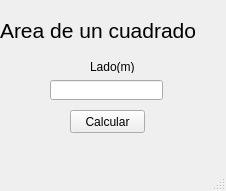
<?xml version="1.0" encoding="UTF-8"?>
<ui version="4.0">
 <class>MainWindow</class>
 <widget class="QMainWindow" name="MainWindow">
  <property name="geometry">
   <rect>
    <x>0</x>
    <y>0</y>
    <width>226</width>
    <height>191</height>
   </rect>
  </property>
  <property name="windowTitle">
   <string>MainWindow</string>
  </property>
  <widget class="QWidget" name="centralwidget">
   <widget class="QLabel" name="label">
    <property name="geometry">
     <rect>
      <x>0</x>
      <y>10</y>
      <width>221</width>
      <height>41</height>
     </rect>
    </property>
    <property name="font">
     <font>
      <pointsize>16</pointsize>
     </font>
    </property>
    <property name="text">
     <string>Area de un cuadrado</string>
    </property>
   </widget>
   <widget class="QLineEdit" name="txtLado">
    <property name="geometry">
     <rect>
      <x>50</x>
      <y>80</y>
      <width>113</width>
      <height>20</height>
     </rect>
    </property>
   </widget>
   <widget class="QPushButton" name="btnCalculo">
    <property name="geometry">
     <rect>
      <x>70</x>
      <y>110</y>
      <width>75</width>
      <height>23</height>
     </rect>
    </property>
    <property name="text">
     <string>Calcular</string>
    </property>
   </widget>
   <widget class="QLabel" name="label_2">
    <property name="geometry">
     <rect>
      <x>90</x>
      <y>60</y>
      <width>47</width>
      <height>13</height>
     </rect>
    </property>
    <property name="text">
     <string>Lado(m)</string>
    </property>
   </widget>
  </widget>
  <widget class="QMenuBar" name="menubar">
   <property name="geometry">
    <rect>
     <x>0</x>
     <y>0</y>
     <width>226</width>
     <height>21</height>
    </rect>
   </property>
  </widget>
  <widget class="QStatusBar" name="statusbar"/>
 </widget>
 <resources/>
 <connections/>
</ui>
